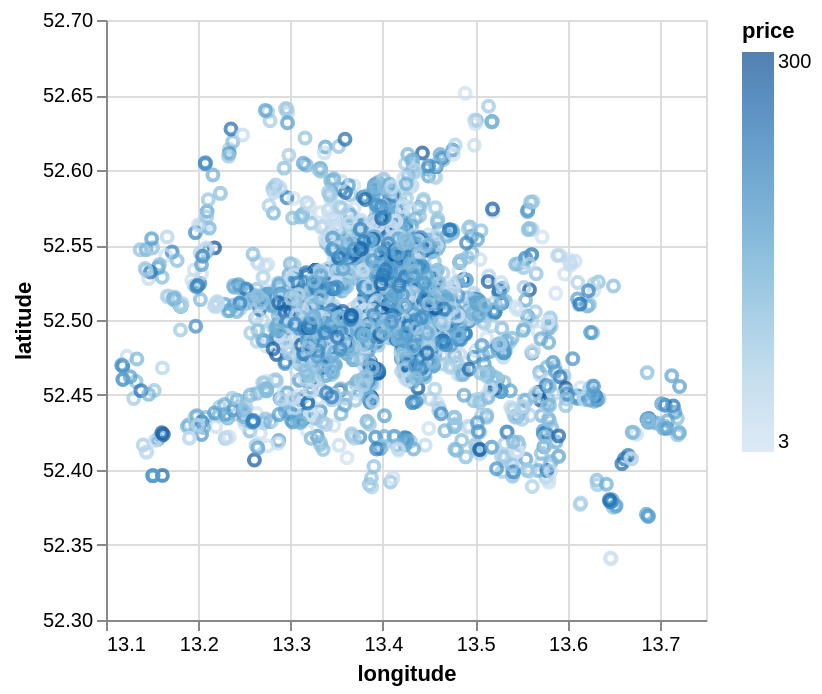

Notebook code cell kept with this figure:
### Markdown cell above
Read the message: the dataset has more rows than the maximum allowed, 5,000. Keep only the columns you plot, so the chart stays small, and lift the limit for this notebook.

### Code cell
alt.data_transformers.disable_max_rows()                       # allow more than 5,000 rows
(cheap.select("longitude", "latitude", "price")                # only the three plotted columns
 .plot.point(x=alt.X("longitude", scale=alt.Scale(zero=False)),   # zero=False: do not start the axis at 0
             y=alt.Y("latitude", scale=alt.Scale(zero=False)),
             color="price"))

### Figure 1 — Vega-Lite specification as saved in the notebook (floating-point values rounded to 4 significant figures; data arrays with more than 128 entries replaced by an {"elided": "..."} marker saying what was removed)
{"config": {"view": {"continuousWidth": 300, "continuousHeight": 300}}, "data": {"name": "data-8ea5a1c7ea69078c6c52a073d659de39"}, "mark": {"type": "point", "tooltip": true}, "encoding": {"color": {"field": "price", "type": "quantitative"}, "x": {"field": "longitude", "scale": {"zero": false}, "type": "quantitative"}, "y": {"field": "latitude", "scale": {"zero": false}, "type": "quantitative"}}, "params": [{"name": "param_1e9efca18e7a2868", "select": {"type": "interval", "encodings": ["x", "y"]}, "bind": "scales"}], "$schema": "https://vega.github.io/schema/vega-lite/v6.4.1.json", "datasets": {"data-8ea5a1c7ea69078c6c52a073d659de39": {"elided": "6022 records"}}}
